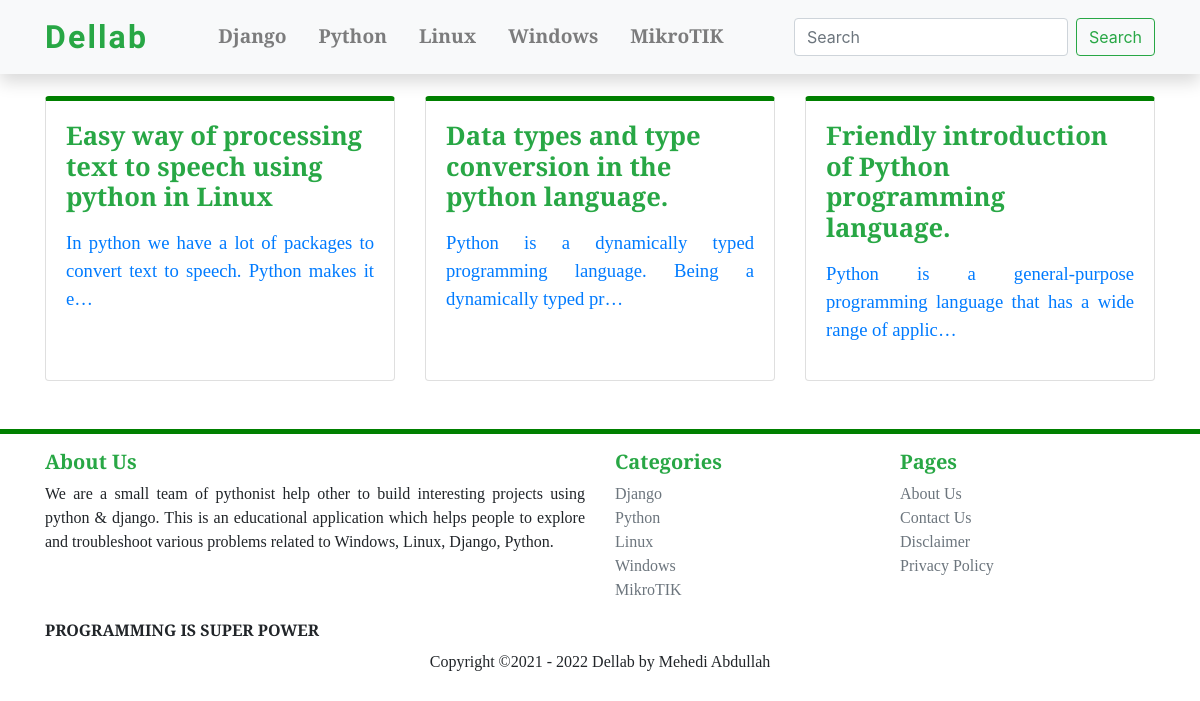
Page /python/ on the earlier database version.
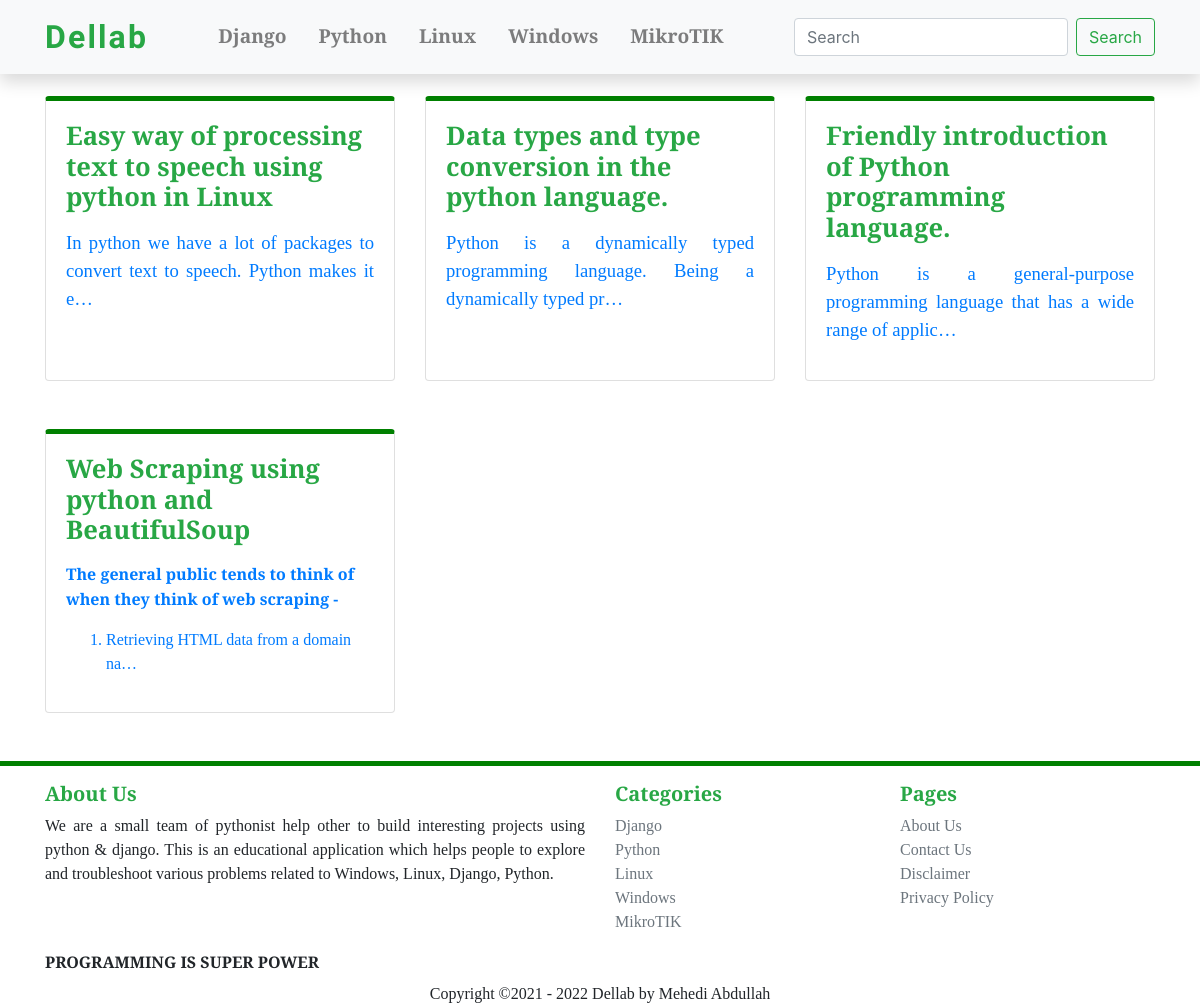
Same page on the later database version.
### blog/models.py (models this page shows, shortened)
class Blog(models.Model):
    title = models.TextField(unique=True, max_length=987)
    writer = models.ForeignKey(User, on_delete=models.CASCADE, null=True, default=1)
    updated = models.DateField(auto_now=True, auto_now_add=False)
    timestamp = models.DateTimeField(auto_now=False, auto_now_add=True)
    category = models.ForeignKey(Category, on_delete=models.CASCADE)
    content = HTMLField()
    slug = models.SlugField(blank=True, max_length=987)
    def get_absolute_url(self):
        return reverse("details", kwargs={"id": self.id, 'slug': self.slug})

### blog/views.py (the view)
# urls.py: path('python/', views.python_index, name='python_index'),
def python_index(request):
    python = Blog.objects.filter(Q(category__title__contains ='python'))
    return render(request, 'python/index.html', {'python': python })

### templates/python/index.html (shortened to what this page needs)
{% extends 'master.html' %}
{% block main %}
    <div class="container mt-5">
        <div class="row">
            {% for python in python %}
                <div class="col-md-4 mt-5">
                    <div class="card h-100" style=" font-family: 'Averia Serif Libre', cursive; border-top: 5px solid green; border-radius:1.6 rem;">
                        <a href={{ python.get_absolute_url }} " style='text-decoration: none;'>
                            <div class="card-body">
                                <h5 class="card-title text-success text-align-center font-weight-bold" style='font-size: 1.6rem; justify-content: center'>{{python.title|safe}}</h5>
                                <p class="card-text text-secondary" style='font-size: 1.3rem; justify: center'>{{python.content|truncatechars:144|safe}}</p>
                            </div>
                        </a>
                    </div>
                </div>
            {% empty %}
                No Post Found
            {% endfor %}
        </div>
    </div>
{% endblock main %}

Differences in the rows shown:
added Blog: title "Web Scraping using python and BeautifulSoup", content "The general public tends to think of when they think of web scraping - Retrieving HTML data from a domain na…"
